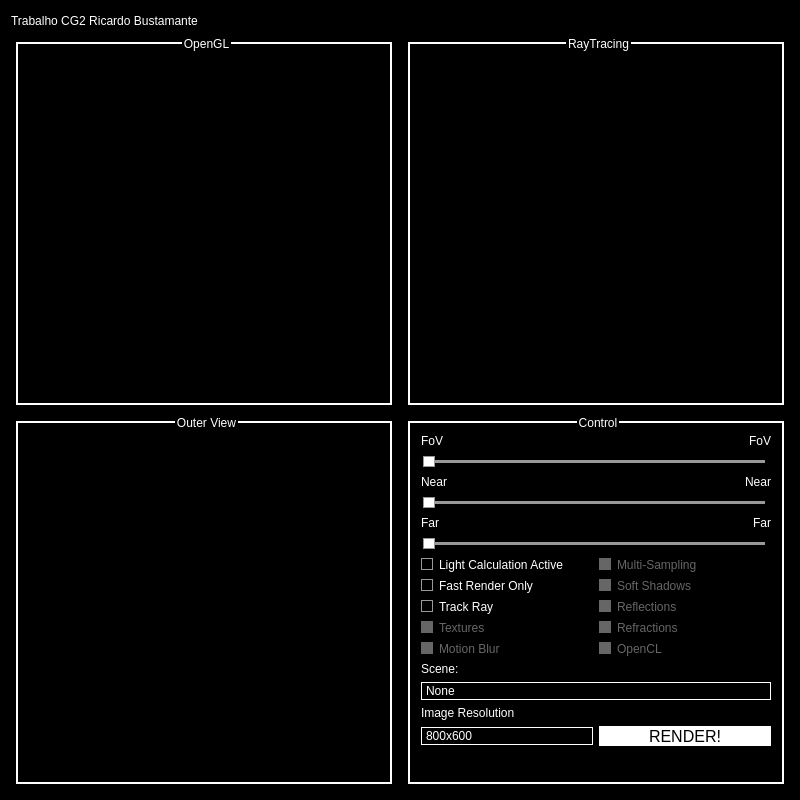
<?xml version="1.0" encoding="UTF-8"?>
<ui version="4.0">
 <class>MainWindow</class>
 <widget class="QMainWindow" name="MainWindow">
  <property name="geometry">
   <rect>
    <x>0</x>
    <y>0</y>
    <width>800</width>
    <height>800</height>
   </rect>
  </property>
  <property name="minimumSize">
   <size>
    <width>800</width>
    <height>800</height>
   </size>
  </property>
  <property name="windowTitle">
   <string>Trabalho CG2 - Ricardo Bustamante</string>
  </property>
  <property name="styleSheet">
   <string notr="true">/* ===QWidget=== */

QWidget{
background-color: #000;
color: #fff;
}

/* ===QSlider=== */
QSlider::groove:horizontal {
     background: #999;
     position: absolute; /* absolutely position 4px from the left and right of the widget. setting margins on the widget should work too... */
	top: 6px;bottom: 6px;
     left: 6px; right: 6px;
 }

 QSlider::handle:horizontal {
     height: 10px;
	width: 10px;
    background: #fff;
	border: 1px solid #999;
     margin:  -4px; /* expand outside the groove */
 }

/* ===QGroupBox=== */
QGroupBox{
	border: 2px solid white;
	padding: 0px;
	margin: 5px;
}

QGroupBox::title{
	subcontrol-origin: margin;
	subcontrol-position: top center;
}

/* ===QCheckBox=== */
QCheckBox::indicator{
	background-color: #999;
	border: 1px solid #999;
	width: 10px;
	height: 10px;
}

QCheckBox::indicator::checked{
	background-color: #fff;
}

QCheckBox::indicator::unchecked{
	background-color: #000;
}

QCheckBox::indicator::disabled{
	background-color: #666;
	border: 1px solid #666;
}

QCheckBox::disabled{
	color: #666;
}

/* ===QComboBox=== */
QComboBox{
	background-color: #000;
	border: 1px solid white;
}

QComboBox::drop-down{
border: none;
}

QComboBox::down-arrow{
	
	border-image: url(:/resources/arrow.png);
}

QComboBox::hover{
	background-color: #666
}

/* ===QPushButton=== */
QPushButton{
	border:1px solid white;
width: 20px;
height: 20px;
}

QPushButton::hover{
	background-color: #666
}</string>
  </property>
  <widget class="QWidget" name="centralWidget">
   <property name="styleSheet">
    <string notr="true"/>
   </property>
   <layout class="QGridLayout" name="gridLayout" rowstretch="0,5,5" columnstretch="5,5">
    <item row="1" column="0">
     <widget class="QGroupBox" name="opengl_box">
      <property name="styleSheet">
       <string notr="true"/>
      </property>
      <property name="title">
       <string>OpenGL</string>
      </property>
      <layout class="QHBoxLayout" name="horizontalLayout_4"/>
     </widget>
    </item>
    <item row="1" column="1">
     <widget class="QGroupBox" name="raytracing_box">
      <property name="title">
       <string>RayTracing</string>
      </property>
      <layout class="QHBoxLayout" name="horizontalLayout_5"/>
     </widget>
    </item>
    <item row="2" column="0">
     <widget class="QGroupBox" name="outerview_box">
      <property name="title">
       <string>Outer View</string>
      </property>
      <layout class="QHBoxLayout" name="horizontalLayout_6"/>
     </widget>
    </item>
    <item row="0" column="1">
     <layout class="QHBoxLayout" name="horizontalLayout_7">
      <item>
       <spacer name="horizontalSpacer_3">
        <property name="orientation">
         <enum>Qt::Horizontal</enum>
        </property>
        <property name="sizeHint" stdset="0">
         <size>
          <width>40</width>
          <height>20</height>
         </size>
        </property>
       </spacer>
      </item>
     </layout>
    </item>
    <item row="0" column="0">
     <layout class="QHBoxLayout" name="horizontalLayout_8">
      <item>
       <widget class="QLabel" name="label_2">
        <property name="text">
         <string>Trabalho CG2 Ricardo Bustamante</string>
        </property>
       </widget>
      </item>
      <item>
       <spacer name="horizontalSpacer_2">
        <property name="orientation">
         <enum>Qt::Horizontal</enum>
        </property>
        <property name="sizeHint" stdset="0">
         <size>
          <width>40</width>
          <height>20</height>
         </size>
        </property>
       </spacer>
      </item>
     </layout>
    </item>
    <item row="2" column="1">
     <widget class="QGroupBox" name="groupBox_4">
      <property name="title">
       <string>Control</string>
      </property>
      <layout class="QVBoxLayout" name="verticalLayout_2">
       <item>
        <layout class="QHBoxLayout" name="horizontalLayout">
         <item>
          <widget class="QLabel" name="label_4">
           <property name="text">
            <string>FoV</string>
           </property>
          </widget>
         </item>
         <item>
          <widget class="QLabel" name="fov_label">
           <property name="text">
            <string>FoV</string>
           </property>
           <property name="alignment">
            <set>Qt::AlignRight|Qt::AlignTrailing|Qt::AlignVCenter</set>
           </property>
          </widget>
         </item>
        </layout>
       </item>
       <item>
        <widget class="QSlider" name="fov_slider">
         <property name="maximum">
          <number>100</number>
         </property>
         <property name="singleStep">
          <number>10</number>
         </property>
         <property name="value">
          <number>0</number>
         </property>
         <property name="orientation">
          <enum>Qt::Horizontal</enum>
         </property>
         <property name="tickPosition">
          <enum>QSlider::NoTicks</enum>
         </property>
         <property name="tickInterval">
          <number>10</number>
         </property>
        </widget>
       </item>
       <item>
        <layout class="QHBoxLayout" name="horizontalLayout_2">
         <item>
          <widget class="QLabel" name="label_5">
           <property name="text">
            <string>Near</string>
           </property>
          </widget>
         </item>
         <item>
          <widget class="QLabel" name="near_label">
           <property name="text">
            <string>Near</string>
           </property>
           <property name="alignment">
            <set>Qt::AlignRight|Qt::AlignTrailing|Qt::AlignVCenter</set>
           </property>
          </widget>
         </item>
        </layout>
       </item>
       <item>
        <widget class="QSlider" name="near_slider">
         <property name="maximum">
          <number>100</number>
         </property>
         <property name="orientation">
          <enum>Qt::Horizontal</enum>
         </property>
        </widget>
       </item>
       <item>
        <layout class="QHBoxLayout" name="horizontalLayout_3">
         <item>
          <widget class="QLabel" name="label_7">
           <property name="text">
            <string>Far</string>
           </property>
          </widget>
         </item>
         <item>
          <widget class="QLabel" name="far_label">
           <property name="text">
            <string>Far</string>
           </property>
           <property name="alignment">
            <set>Qt::AlignRight|Qt::AlignTrailing|Qt::AlignVCenter</set>
           </property>
          </widget>
         </item>
        </layout>
       </item>
       <item>
        <widget class="QSlider" name="far_slider">
         <property name="maximum">
          <number>100</number>
         </property>
         <property name="value">
          <number>0</number>
         </property>
         <property name="orientation">
          <enum>Qt::Horizontal</enum>
         </property>
        </widget>
       </item>
       <item>
        <layout class="QGridLayout" name="gridLayout_2">
         <item row="4" column="0">
          <widget class="QCheckBox" name="checkBox_5">
           <property name="enabled">
            <bool>false</bool>
           </property>
           <property name="text">
            <string>Textures</string>
           </property>
          </widget>
         </item>
         <item row="2" column="1">
          <widget class="QCheckBox" name="checkBox">
           <property name="enabled">
            <bool>false</bool>
           </property>
           <property name="text">
            <string>Reflections</string>
           </property>
          </widget>
         </item>
         <item row="0" column="1">
          <widget class="QCheckBox" name="checkBox_3">
           <property name="enabled">
            <bool>false</bool>
           </property>
           <property name="text">
            <string>Multi-Sampling</string>
           </property>
          </widget>
         </item>
         <item row="1" column="1">
          <widget class="QCheckBox" name="checkBox_2">
           <property name="enabled">
            <bool>false</bool>
           </property>
           <property name="text">
            <string>Soft Shadows</string>
           </property>
          </widget>
         </item>
         <item row="5" column="0">
          <widget class="QCheckBox" name="checkBox_6">
           <property name="enabled">
            <bool>false</bool>
           </property>
           <property name="text">
            <string>Motion Blur</string>
           </property>
          </widget>
         </item>
         <item row="2" column="0">
          <widget class="QCheckBox" name="track_ray_check">
           <property name="text">
            <string>Track Ray</string>
           </property>
          </widget>
         </item>
         <item row="0" column="0">
          <widget class="QCheckBox" name="light_check">
           <property name="text">
            <string>Light Calculation Active</string>
           </property>
          </widget>
         </item>
         <item row="1" column="0">
          <widget class="QCheckBox" name="fast_render_check">
           <property name="text">
            <string>Fast Render Only</string>
           </property>
           <property name="checked">
            <bool>false</bool>
           </property>
          </widget>
         </item>
         <item row="5" column="1">
          <widget class="QCheckBox" name="checkBox_4">
           <property name="enabled">
            <bool>false</bool>
           </property>
           <property name="text">
            <string>OpenCL</string>
           </property>
          </widget>
         </item>
         <item row="4" column="1">
          <widget class="QCheckBox" name="checkBox_7">
           <property name="enabled">
            <bool>false</bool>
           </property>
           <property name="text">
            <string>Refractions</string>
           </property>
          </widget>
         </item>
        </layout>
       </item>
       <item>
        <widget class="QLabel" name="label_3">
         <property name="text">
          <string>Scene:</string>
         </property>
        </widget>
       </item>
       <item>
        <widget class="QComboBox" name="scene_comboBox">
         <item>
          <property name="text">
           <string>None</string>
          </property>
         </item>
         <item>
          <property name="text">
           <string>Boxes</string>
          </property>
         </item>
         <item>
          <property name="text">
           <string>Crystals</string>
          </property>
         </item>
         <item>
          <property name="text">
           <string>Cars</string>
          </property>
         </item>
         <item>
          <property name="text">
           <string>Cubes</string>
          </property>
         </item>
        </widget>
       </item>
       <item>
        <layout class="QGridLayout" name="gridLayout_3">
         <item row="0" column="0">
          <widget class="QLabel" name="label">
           <property name="text">
            <string>Image Resolution</string>
           </property>
          </widget>
         </item>
         <item row="1" column="0">
          <widget class="QComboBox" name="image_size">
           <property name="styleSheet">
            <string notr="true"/>
           </property>
           <property name="currentIndex">
            <number>0</number>
           </property>
           <item>
            <property name="text">
             <string>800x600</string>
            </property>
           </item>
           <item>
            <property name="text">
             <string>1024x768</string>
            </property>
           </item>
           <item>
            <property name="text">
             <string>1280x800</string>
            </property>
           </item>
           <item>
            <property name="text">
             <string>1440x900</string>
            </property>
           </item>
          </widget>
         </item>
         <item row="1" column="1">
          <widget class="QPushButton" name="render_button">
           <property name="styleSheet">
            <string notr="true">QPushButton{
	background-color: #ffffff;
	color: #000;
	font: 75 12pt;
	border: 0px;
}

QPushButton::hover{
	background-color: qlineargradient(spread:pad, x1:0, y1:0, x2:1, y2:0, stop:0 rgba(255, 0, 0, 255), stop:0.166 rgba(255, 255, 0, 255), stop:0.333 rgba(0, 255, 0, 255), stop:0.5 rgba(0, 255, 255, 255), stop:0.666 rgba(0, 0, 255, 255), stop:0.833 rgba(255, 0, 255, 255), stop:1 rgba(255, 0, 0, 255));
	color: #FFF;
}</string>
           </property>
           <property name="text">
            <string>RENDER!</string>
           </property>
          </widget>
         </item>
        </layout>
       </item>
       <item>
        <spacer name="verticalSpacer">
         <property name="orientation">
          <enum>Qt::Vertical</enum>
         </property>
         <property name="sizeHint" stdset="0">
          <size>
           <width>20</width>
           <height>214</height>
          </size>
         </property>
        </spacer>
       </item>
      </layout>
     </widget>
    </item>
   </layout>
  </widget>
 </widget>
 <layoutdefault spacing="6" margin="11"/>
 <resources/>
 <connections/>
</ui>
